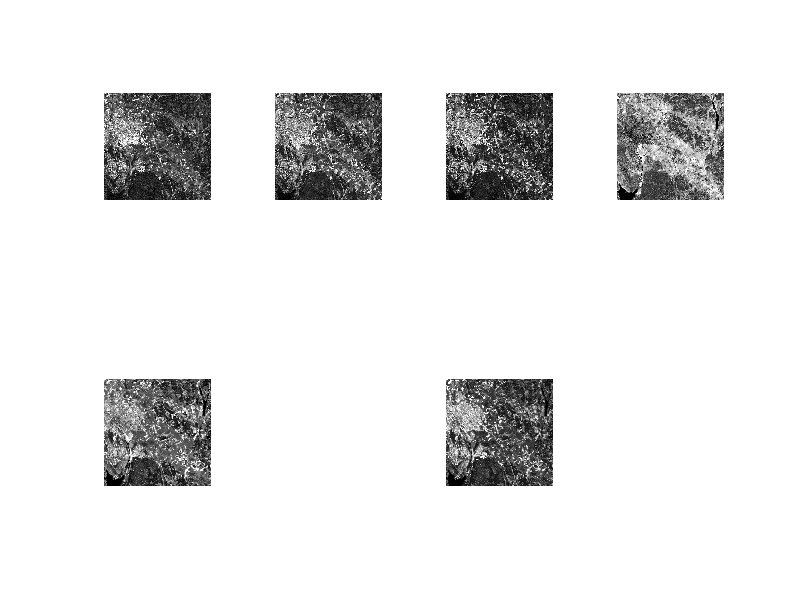

Write MATLAB code to recreate this figure. (Note: this script raises an error after producing the figure.)
T = zeros(512,512);
load landsat_data

new_data = uint8(landsat_data);

T(20:30,60:90) = 1;
T(140:150,100:160) = 2;
T(70:80,180:200) = 3;
T(170:180,220:240) = 4;
T(250:260,250:270) = 5;
T(350:360,370:390) = 6;
T(450:460,470:500) = 7;

band1 = new_data(:,:,1);
band2 = new_data(:,:,2);
band3 = new_data(:,:,3);
band4 = new_data(:,:,4);
band5 = new_data(:,:,5);
band6 = new_data(:,:,6);
band7 = new_data(:,:,7);

figure(1);
subplot(2,4,1); imshow(new_data(:,:,1));
subplot(2,4,2); imshow(new_data(:,:,2));
subplot(2,4,3); imshow(new_data(:,:,3));
subplot(2,4,4); imshow(new_data(:,:,4));
subplot(2,4,5); imshow(new_data(:,:,5));
%subplot(2,4,6); imshow(new_data(:,:,6));
subplot(2,4,7); imshow(new_data(:,:,7));

[data,class] = create_training_data(new_data,T);
Itest = im2testdata(new_data); % Reshape the image before classification
C = classify(double(Itest),double(data),double(class),'diagquadratic'); % Train classifier and classify the data
ImC = class2im(C,size(new_data,1),size(new_data,2)); % Reshape the classification to an image
figure(2);imagesc(ImC);

figure(3);
subplot(2,2,1); imshow(landsat_data(:,:,[4,1,2])./255);
title('4,1,2');

subplot(2,2,2); imshow(landsat_data(:,:,[4,1,3])./255);
title('4,1,3');

subplot(2,2,3); imshow(landsat_data(:,:,[4,1,5])./255);
title('4,1,5');

subplot(2,2,4); imshow(landsat_data(:,:,[6,2,7])./255);
title('6,2,7');
